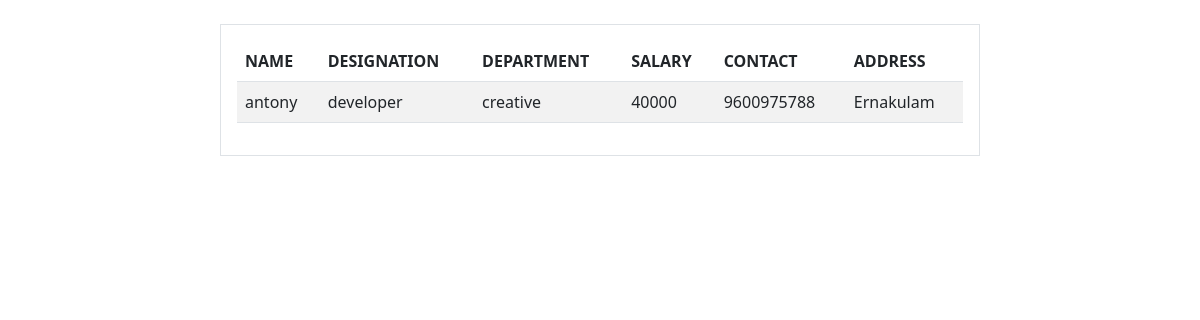
Screenshot of /employee/5/ with the database file from the repository.
### myapp/models.py (models this page shows)
class Employee(models.Model):
    name=models.CharField(max_length=200)
    designation=models.CharField(max_length=200)
    department=models.CharField(max_length=200)
    salary=models.PositiveIntegerField()
    contact=models.PositiveIntegerField()
    address=models.CharField(max_length=200)

### myapp/views.py (the view)
# urls.py: path('employee/<int:pk>/',views.EmployeeDetailView.as_view(),name="employee-detail"),
class EmployeeDetailView(View):
    def get(self,request,*args,**kwargs):
        id=kwargs.get("pk")
        qs=Employee.objects.get(id=id)
        return render(request,"employees_detail.html",{"employee":qs})

### myapp/templates/employees_detail.html (shortened to what this page needs)
<!DOCTYPE html>
<html lang="en">
<head>
    <link href="https://cdn.jsdelivr.net/npm/bootstrap@5.0.2/dist/css/bootstrap.min.css" rel="stylesheet">
</head>
<body>
    <div class="container">
        <div class="row">
            <div class="col-2"></div>
            <div class="col-8 mt-4 border p-3 w-80 mx-auto">
                <table class="table table-striped">
                        <th>NAME</th>
                        <th>DESIGNATION</th>
                        <th>DEPARTMENT</th>
                        <th>SALARY</th>
                        <th>CONTACT</th>
                        <th>ADDRESS</th>
                    <tr>
                        <td>{{employee.name}}</td>
                        <td>{{employee.designation}}</td>
                        <td>{{employee.department}}</td>
                        <td>{{employee.salary}}</td>
                        <td>{{employee.contact}}</td>
                        <td>{{employee.address}}</td>
                    </tr>
                </table>
            </div>
            <div class="col-2"></div>
        </div>
    </div>
</body>
</html>

### rows the page displays
Employee: name "antony", designation "developer", department "creative", salary "40000", contact "9600975788", address "Ernakulam"
